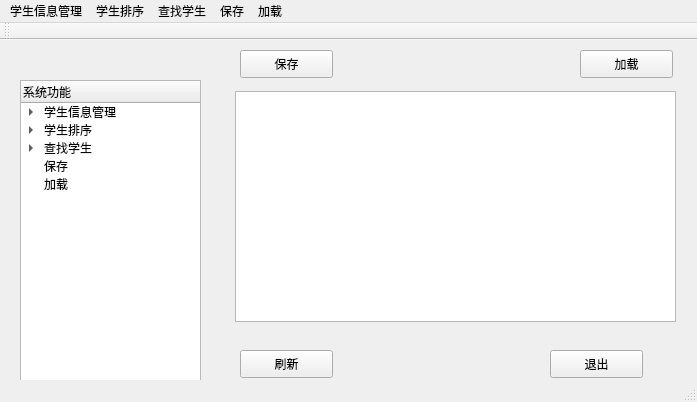
<?xml version="1.0" encoding="UTF-8"?>
<ui version="4.0">
 <class>MainWindow</class>
 <widget class="QMainWindow" name="MainWindow">
  <property name="geometry">
   <rect>
    <x>0</x>
    <y>0</y>
    <width>697</width>
    <height>402</height>
   </rect>
  </property>
  <property name="windowTitle">
   <string>MainWindow</string>
  </property>
  <widget class="QWidget" name="centralWidget">
   <widget class="QPushButton" name="pushButton">
    <property name="geometry">
     <rect>
      <x>550</x>
      <y>310</y>
      <width>93</width>
      <height>28</height>
     </rect>
    </property>
    <property name="text">
     <string>退出</string>
    </property>
   </widget>
   <widget class="QTreeWidget" name="treeWidget">
    <property name="geometry">
     <rect>
      <x>20</x>
      <y>40</y>
      <width>181</width>
      <height>311</height>
     </rect>
    </property>
    <column>
     <property name="text">
      <string>系统功能</string>
     </property>
    </column>
    <item>
     <property name="text">
      <string>学生信息管理</string>
     </property>
     <item>
      <property name="text">
       <string>添加</string>
      </property>
     </item>
     <item>
      <property name="text">
       <string>修改</string>
      </property>
     </item>
     <item>
      <property name="text">
       <string>删除</string>
      </property>
     </item>
    </item>
    <item>
     <property name="text">
      <string>学生排序</string>
     </property>
     <item>
      <property name="text">
       <string>按姓名排序</string>
      </property>
     </item>
     <item>
      <property name="text">
       <string>按学号排序</string>
      </property>
     </item>
     <item>
      <property name="text">
       <string>按宿舍排序</string>
      </property>
     </item>
    </item>
    <item>
     <property name="text">
      <string>查找学生</string>
     </property>
     <item>
      <property name="text">
       <string>按姓名查找</string>
      </property>
     </item>
     <item>
      <property name="text">
       <string>按学号查找</string>
      </property>
     </item>
     <item>
      <property name="text">
       <string>按宿舍查找</string>
      </property>
     </item>
    </item>
    <item>
     <property name="text">
      <string>保存</string>
     </property>
    </item>
    <item>
     <property name="text">
      <string>加载</string>
     </property>
    </item>
   </widget>
   <widget class="QPushButton" name="pushButton_2">
    <property name="geometry">
     <rect>
      <x>240</x>
      <y>310</y>
      <width>93</width>
      <height>28</height>
     </rect>
    </property>
    <property name="text">
     <string>刷新</string>
    </property>
   </widget>
   <widget class="QTextBrowser" name="textBrowser">
    <property name="geometry">
     <rect>
      <x>235</x>
      <y>51</y>
      <width>441</width>
      <height>231</height>
     </rect>
    </property>
   </widget>
   <widget class="QPushButton" name="pushButton_3">
    <property name="geometry">
     <rect>
      <x>240</x>
      <y>10</y>
      <width>93</width>
      <height>28</height>
     </rect>
    </property>
    <property name="text">
     <string>保存</string>
    </property>
   </widget>
   <widget class="QPushButton" name="pushButton_4">
    <property name="geometry">
     <rect>
      <x>580</x>
      <y>10</y>
      <width>93</width>
      <height>28</height>
     </rect>
    </property>
    <property name="text">
     <string>加载</string>
    </property>
   </widget>
  </widget>
  <widget class="QMenuBar" name="menuBar">
   <property name="geometry">
    <rect>
     <x>0</x>
     <y>0</y>
     <width>697</width>
     <height>26</height>
    </rect>
   </property>
   <widget class="QMenu" name="menu">
    <property name="title">
     <string>学生信息管理</string>
    </property>
    <addaction name="action"/>
    <addaction name="action_2"/>
    <addaction name="action_3"/>
   </widget>
   <widget class="QMenu" name="menu_2">
    <property name="title">
     <string>学生排序</string>
    </property>
    <addaction name="action_4"/>
    <addaction name="action_5"/>
    <addaction name="action_6"/>
   </widget>
   <widget class="QMenu" name="menu_3">
    <property name="title">
     <string>查找学生</string>
    </property>
    <addaction name="action_7"/>
    <addaction name="action_8"/>
    <addaction name="action_9"/>
   </widget>
   <widget class="QMenu" name="menu_4">
    <property name="title">
     <string>保存</string>
    </property>
   </widget>
   <widget class="QMenu" name="menu_5">
    <property name="title">
     <string>加载</string>
    </property>
   </widget>
   <addaction name="menu"/>
   <addaction name="menu_2"/>
   <addaction name="menu_3"/>
   <addaction name="menu_4"/>
   <addaction name="menu_5"/>
  </widget>
  <widget class="QToolBar" name="mainToolBar">
   <attribute name="toolBarArea">
    <enum>TopToolBarArea</enum>
   </attribute>
   <attribute name="toolBarBreak">
    <bool>false</bool>
   </attribute>
  </widget>
  <widget class="QStatusBar" name="statusBar"/>
  <action name="action">
   <property name="text">
    <string>添加</string>
   </property>
  </action>
  <action name="action_2">
   <property name="text">
    <string>修改 </string>
   </property>
  </action>
  <action name="action_3">
   <property name="text">
    <string>删除</string>
   </property>
  </action>
  <action name="action_4">
   <property name="text">
    <string>姓名</string>
   </property>
  </action>
  <action name="action_5">
   <property name="text">
    <string>学号</string>
   </property>
  </action>
  <action name="action_6">
   <property name="text">
    <string>宿舍</string>
   </property>
  </action>
  <action name="action_7">
   <property name="text">
    <string>姓名</string>
   </property>
  </action>
  <action name="action_8">
   <property name="text">
    <string>学号</string>
   </property>
  </action>
  <action name="action_9">
   <property name="text">
    <string>宿舍</string>
   </property>
  </action>
 </widget>
 <layoutdefault spacing="6" margin="11"/>
 <resources/>
 <connections/>
</ui>
